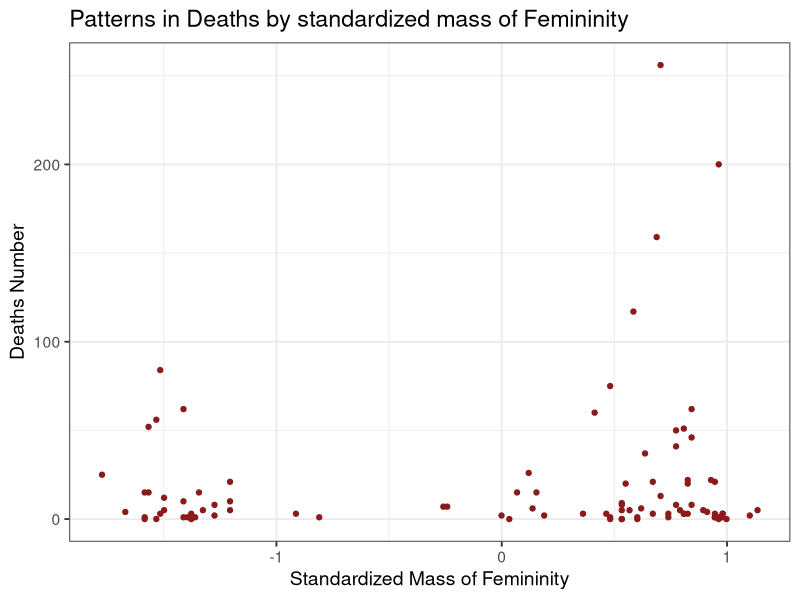
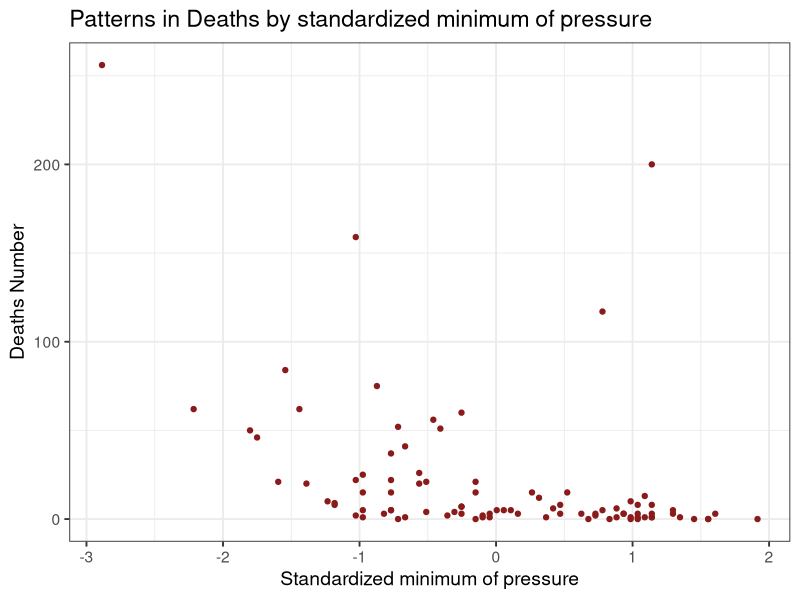
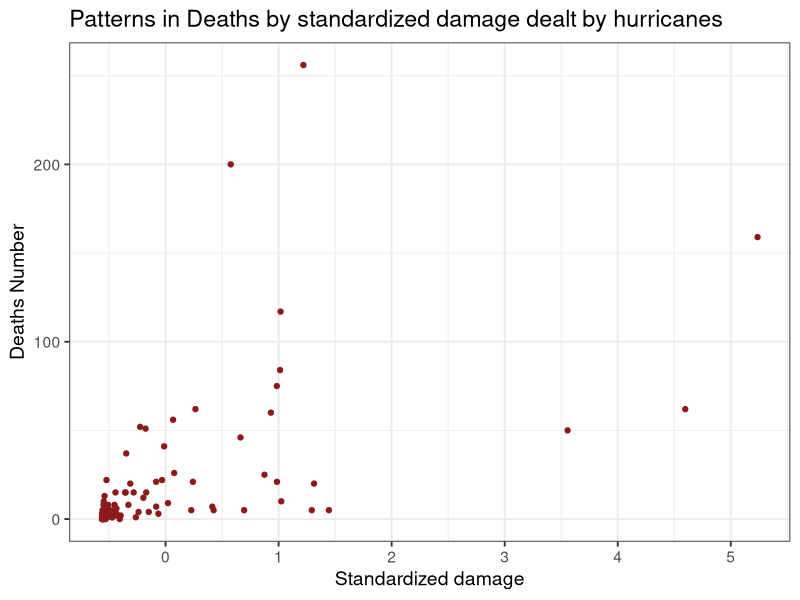
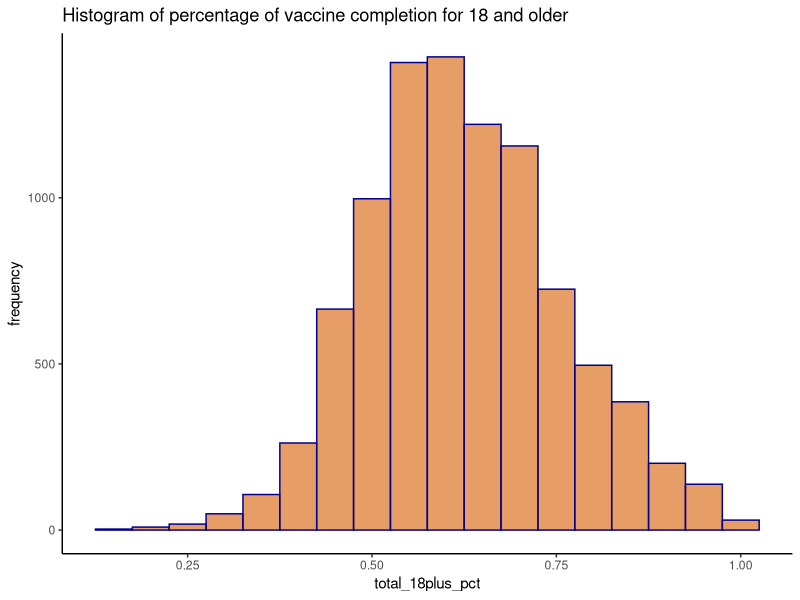
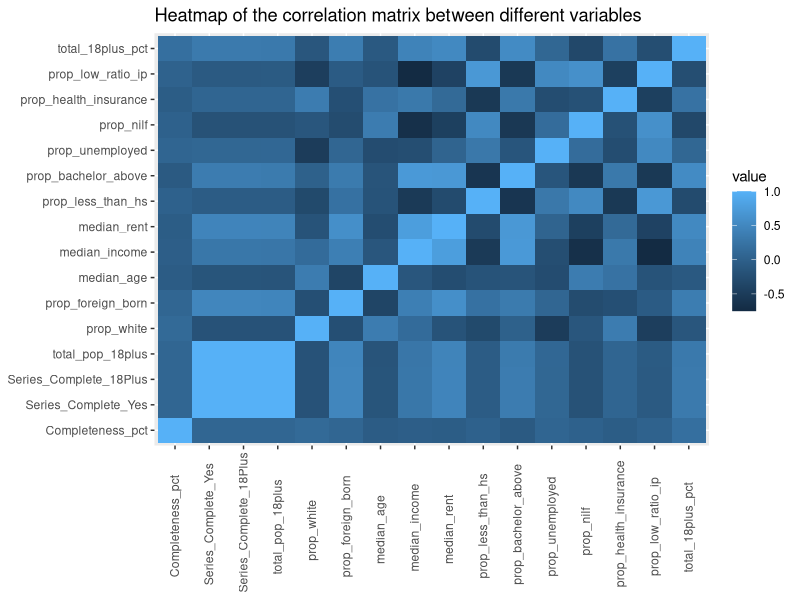
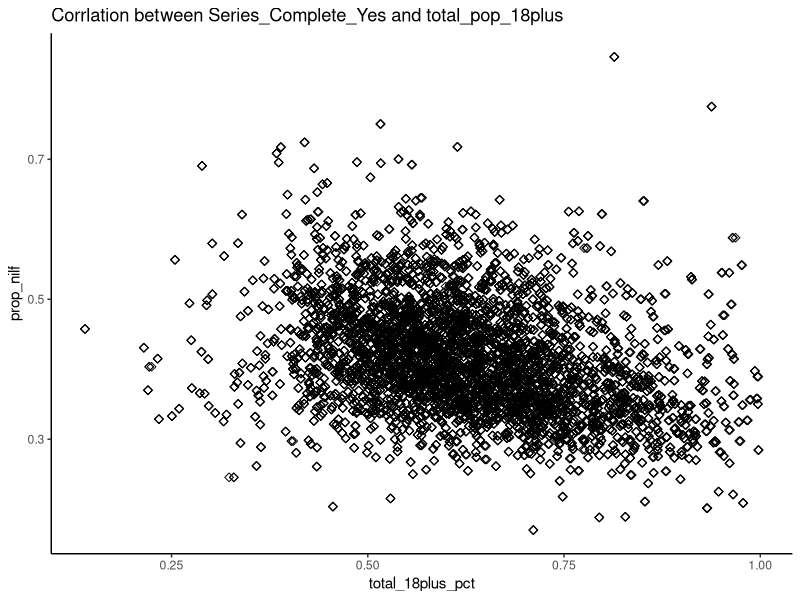
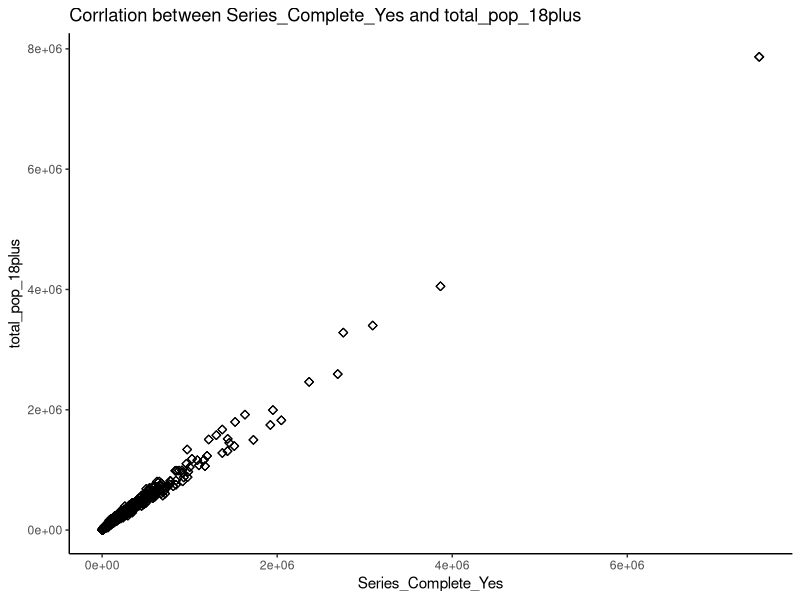
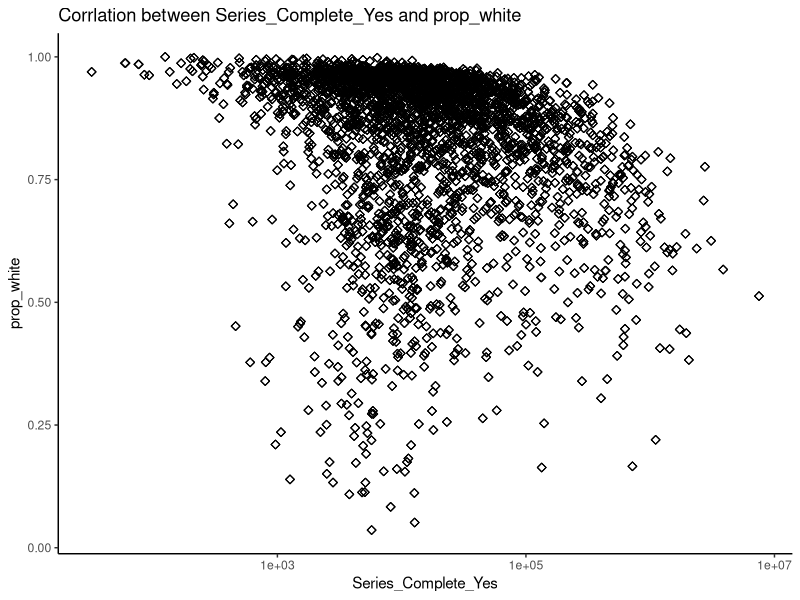

The R script that drew these images, in order:
## ---- chunk 1
#| message: false
library(tidyverse)
## ---- chunk 2
library("readxl")
hurri <- read_xlsx('pnas.1402786111.sd01.xlsx') # notice that only the first 92 rows contain useful datas, the rest are summaries made by author
hurri <- hurri[1:92,]
head(hurri)
## ---- chunk 3

p <-ggplot(data = hurri, aes(x = ZMasFem, y = alldeaths))
p+
  geom_point(color = 'firebrick4')+
  labs(title = 'Patterns in Deaths by standardized mass of Femininity',
       x = 'Standardized Mass of Femininity',
       y = 'Deaths Number')+
  theme_bw(base_size = 14)
## ---- chunk 4

p <-ggplot(data = hurri, aes(x = ZMinPressure_A, y = alldeaths))
p+
  geom_point(color = 'firebrick4')+
  labs(title = 'Patterns in Deaths by standardized minimum of pressure',
       x = 'Standardized minimum of pressure',
       y = 'Deaths Number')+
  theme_bw(base_size = 14)
## ---- chunk 5

p <-ggplot(data = hurri, aes(x = ZNDAM, y = alldeaths))
p+
  geom_point(color = 'firebrick4')+
  labs(title = 'Patterns in Deaths by standardized damage dealt by hurricanes',
       x = 'Standardized damage',
       y = 'Deaths Number')+
  theme_bw(base_size = 14)
## ---- chunk 6
model1 <- glm(alldeaths~ZMasFem, family=poisson(link = "log"),data=hurri)
summary(model1)
## ---- chunk 7
n <- 92
k <- 2
stand_res <- rstandard(model1)
disp <- 1/(n-k) * sum(stand_res^2)
print(disp)
## ---- chunk 8
1- pchisq(sum(stand_res^2), n-k)

## ---- chunk 9
model2 <- glm(alldeaths~ZMasFem, family=quasipoisson,data=hurri)
summary(model2)
## ---- chunk 10
library(MASS)
model4 <- glm.nb (alldeaths ~ ZMinPressure_A + ZMasFem + ZNDAM + ZMasFem*ZMinPressure_A + ZMasFem*ZNDAM , data = hurri)
summary(model4)
## ---- chunk 11
paste('median of ZMinPressure_A is:', round(median(hurri$ZMinPressure_A),4))
paste('median of ZNDAM is:', round(median(hurri$ZNDAM),4))
## ---- chunk 12
model4 |> predict(hurri |> filter(Name == 'Sandy')) |> exp()

## ---- chunk 13
hurri |>
  filter(Name =='Sandy')
## ---- chunk 14
covid <- read_csv('COVID.csv')
head(covid)
## ---- chunk 15
acs <- read_csv('acs.csv', show_col_types = FALSE)
head(acs)
## ---- chunk 16
acs <- acs |> pivot_wider(names_from = 'variable', values_from = 'value')
head(acs)
## ---- chunk 17
dc <-left_join(covid, acs, by = c("FIPS" = 'fips'))
head(dc)
## ---- chunk 18
dp <- dc |> dplyr :: select(Date:Completeness_pct, 
                            Series_Complete_Yes, 
                            Series_Complete_18Plus ,
                            total_pop_18plus:prop_low_ratio_ip ) |> 
            dplyr :: mutate(total_18plus_pct = Series_Complete_18Plus/total_pop_18plus) |>
            dplyr :: filter(total_18plus_pct <= 1)
head(dp)
## ---- chunk 19
dp |> 
  ggplot(aes(x=total_18plus_pct ))+
  geom_histogram(binwidth = 0.05, 
                 na.rm = TRUE,
                 color="darkblue",  
                 alpha=0.6, 
                 fill="#D55E00")+
  labs(title = 'Histogram of percentage of vaccine completion for 18 and older', y = 'frequency')+
  theme_classic()
## ---- chunk 20
library(reshape2)
cor_dp <- dp |> 
  dplyr :: select(Completeness_pct:total_18plus_pct)

corr <- round(cor(cor_dp,use = "complete.obs"),2) |> melt()
ggplot(data = corr, aes(x=Var1, y=Var2, fill=value)) + 
  geom_tile()+
  labs(title = 'Heatmap of the correlation matrix between different variables') +
  theme(axis.text.x = element_text(angle = 90, vjust = 0.45, hjust=0.4), axis.title.x=element_blank(), axis.title.y=element_blank())
## ---- chunk 21
ggplot(data = dp, aes(x=total_18plus_pct, y=prop_nilf)) +
  geom_point(size=2, shape=23,na.rm = TRUE) +
  labs(title = 'Corrlation between Series_Complete_Yes and total_pop_18plus')+
  theme_classic()
  
## ---- chunk 22
ggplot(data = dp, aes(x=Series_Complete_Yes, y=total_pop_18plus)) +
  geom_point(size=2, shape=23,na.rm = TRUE) +
  labs(title = 'Corrlation between Series_Complete_Yes and total_pop_18plus')+
  theme_classic()
  
## ---- chunk 23
ggplot(data = dp, aes(x=Series_Complete_Yes, y=prop_white)) +
  geom_point(size=2, shape=23,na.rm = TRUE) +
  scale_x_log10()+
  labs(title = 'Corrlation between Series_Complete_Yes and prop_white')+
  theme_classic()
  
## ---- chunk 24
my_data <- dp |> dplyr::select(Completeness_pct:Series_Complete_Yes, prop_white: total_18plus_pct)
model5 <- lm(total_18plus_pct ~ .,  data = my_data)
summary(model5)
## ---- chunk 25
model6 <- step(model5, direction = 'both', trace=0)
summary(model6)
## ---- chunk 26
ggplot(model6, aes(x = .fitted, y = .resid)) +
  geom_point() +
  geom_hline(yintercept = 0)
## ---- chunk 27
mean(model6$residuals^2)
## ---- chunk 28
ada <- dp |> dplyr::filter(Recip_County == 'Ada County')
ada
## ---- chunk 29
predict(model6, ada |>dplyr::select(Completeness_pct:Series_Complete_Yes, prop_white: total_18plus_pct))
